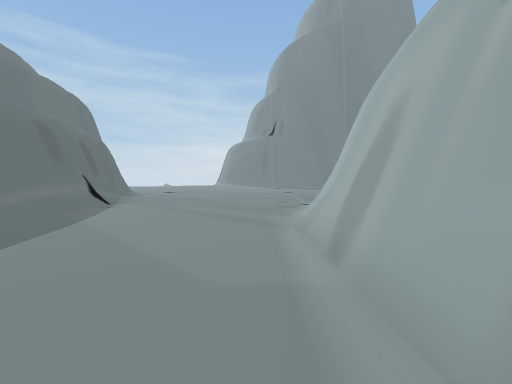
[1] (above)

19 first-person views from a walk through a 3-D level made in the Unity game engine. The camera is 1.5 m above the floor, tilts 2° down and sees 90° across. The floor is counted in squares, 2 m on a side. Each view is taken from the middle of a square. On the plan, view 1 faces up. The plan holds only what a view shows up to about 9 squares ahead; the rest is blank. The place goes on beyond the plan.

[2]
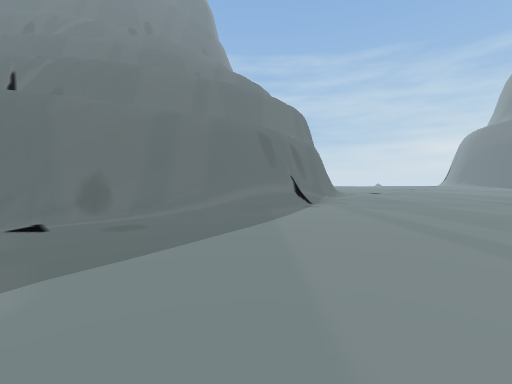

[3]
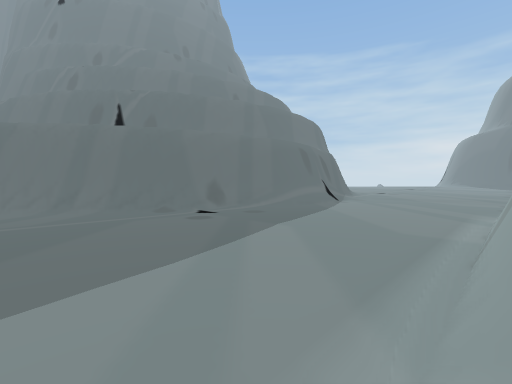

[4]
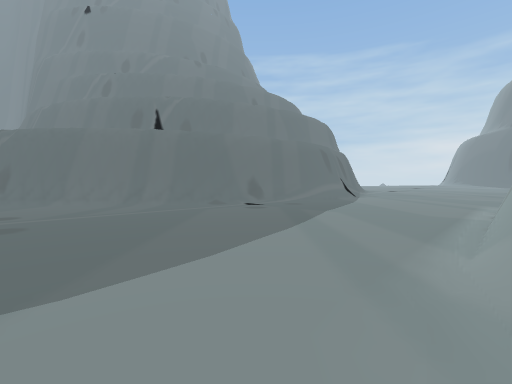

[5]
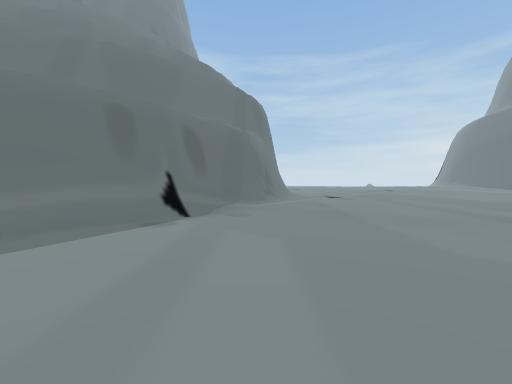

[6]
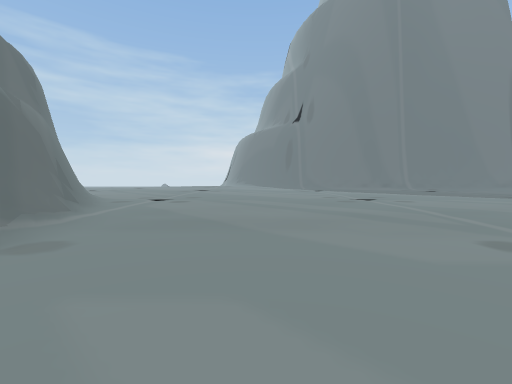

[7]
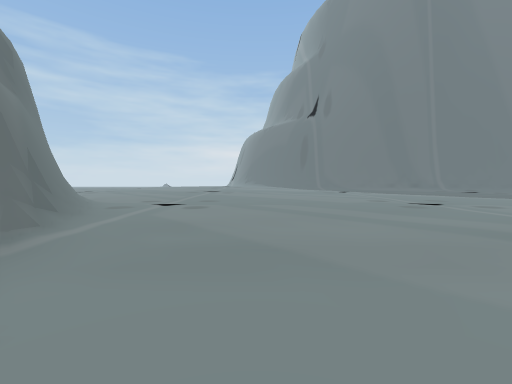

[8]
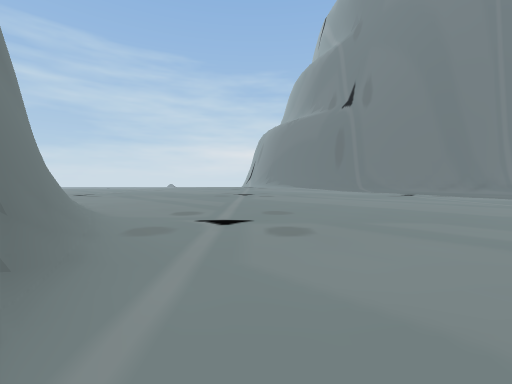

[9]
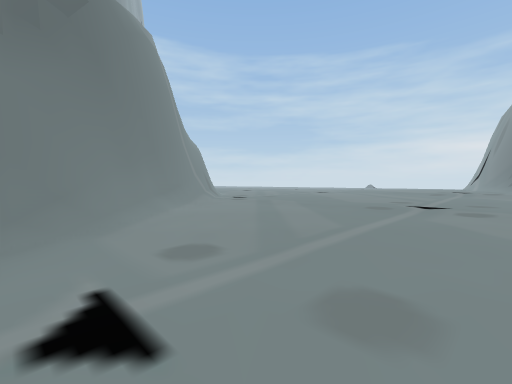

[10]
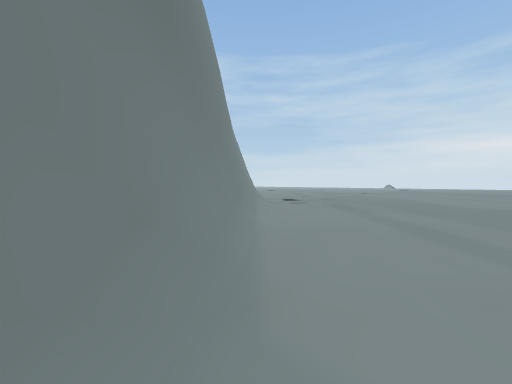

[11]
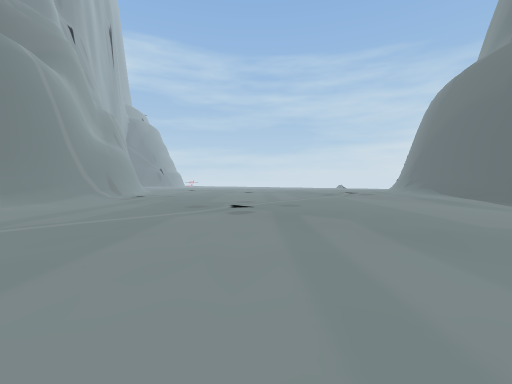

[12]
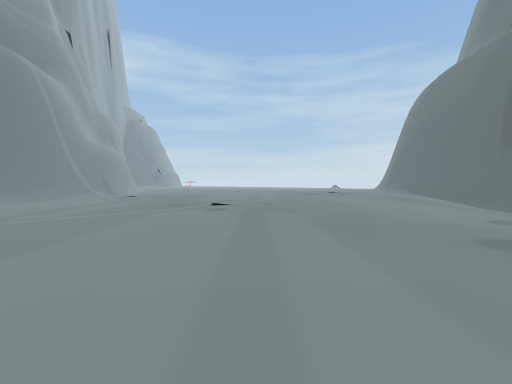

[13]
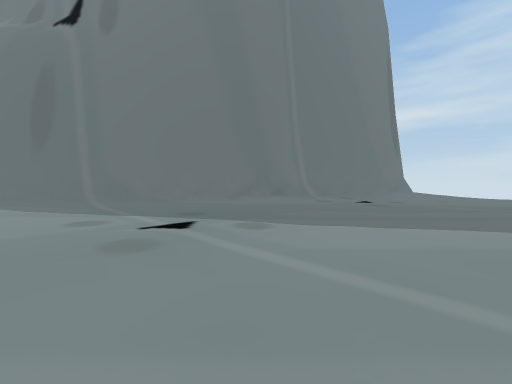

[14]
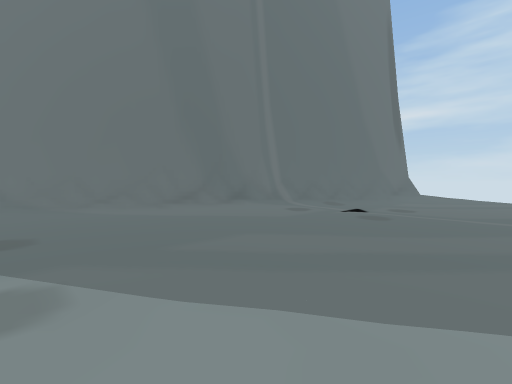

[15]
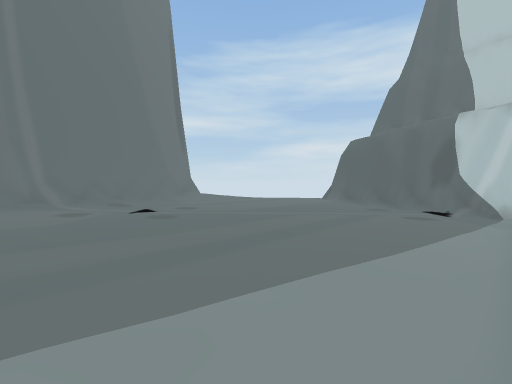

[16]
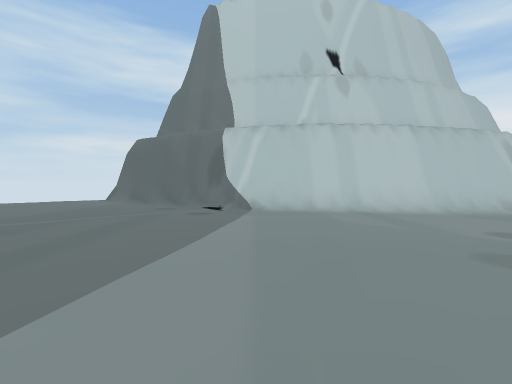

[17]
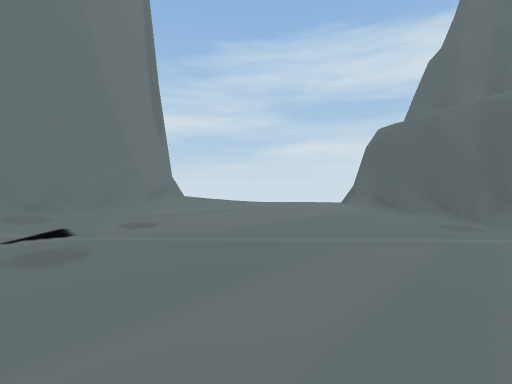

[18]
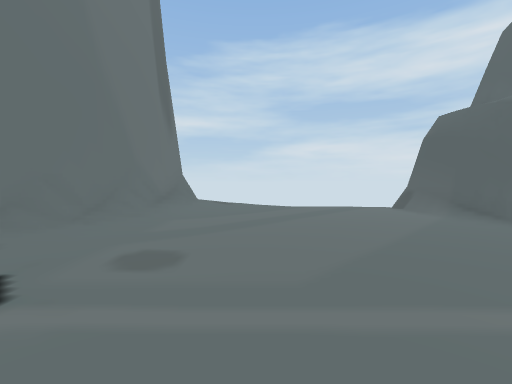

[19]
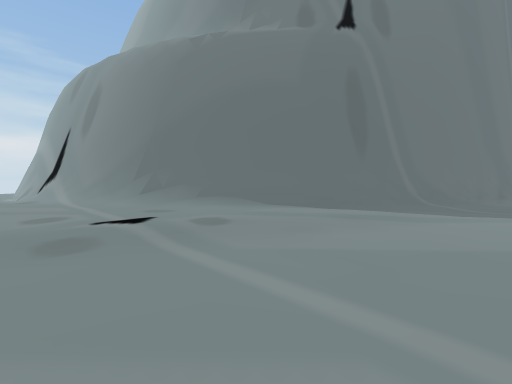

### Floor plan
Key: @ floor where view 1 was taken; # wall or solid block; . main floor; : floor 0.25 m higher than the main floor; - floor 0.25 m lower than the main floor; + floor 0.5 m higher than the main floor; / step, stairs or slope; = window, fence, low wall or low ledge.
Columns run from 11 left of view 1 to 16 right of it. Each row starts with its distance up from view 1.
 39     +##
 38     +/#
 37     +/#
 36     ++##
 35     ++/##
 34     +++/#
 33     ++++##
 32     +++++##
 31     //++++##
 30     :://+++###
 29     :::::/++/###
 28    :::::::::///####
 27    ::::::::::::://####
 26  :::::::::::::::::://###
 25 ::::::::::::::::::::::/#####
 24 ::::::::::::::::::::::::///#
 23 :::::::::::::::::::::.:..://
 22 ...:::.:.......:....:.:....:
 21 ...::.......................
 20 #...........................
 19 ##..........................
 18  #/.........................
 17  ##/...................:####
 16   ##.................####
 15    #/..............###
 14    ##............/##
 13     #/........../##
 12     ##---..-.../##
 11     ##---------##
 10      #------- /#
  9      #------- ##
  8      #-------
  7      #------/
  6      #------/
  5     ##------/#
  4     ##------##
  3     ##------#
  2     #-------#
  1    ##-------#
  0    #-------@#
 -1   ##--------#
 -2  ##/--------#
 -3 ##/---------/
 -4 #/----------/
 -5 =------------

Where each view was taken, in squares from view 1:
view 1: 0 up, 0 right, facing up
view 2: 1 up, 0 right, facing up-left
view 3: 3 down, 1 right, facing up-left
view 4: 5 down, 1 right, facing up-left
view 5: 6 up, 0 right, facing up-left
view 6: 7 up, 2 left, facing up
view 7: 9 up, 3 left, facing up
view 8: 12 up, 5 left, facing up
view 9: 16 up, 4 left, facing up-left
view 10: 16 up, 7 left, facing up-left
view 11: 19 up, 0 right, facing up-left
view 12: 19 up, 1 right, facing up-left
view 13: 20 up, 0 right, facing up-right
view 14: 21 up, 3 right, facing up-right
view 15: 21 up, 3 right, facing right
view 16: 21 up, 3 right, facing down-right
view 17: 21 up, 6 right, facing right
view 18: 22 up, 8 right, facing right
view 19: 27 up, 7 left, facing up-right
